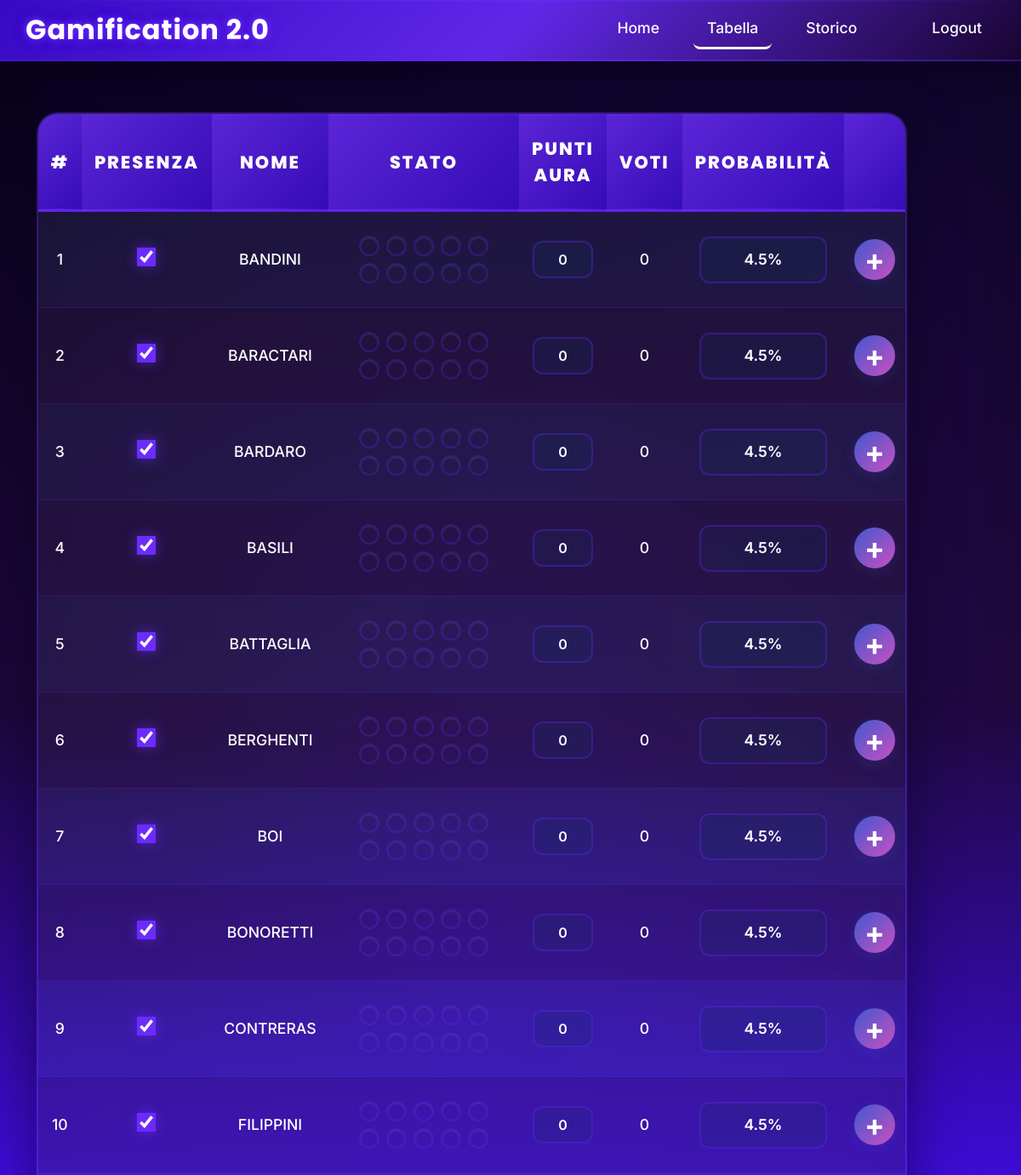
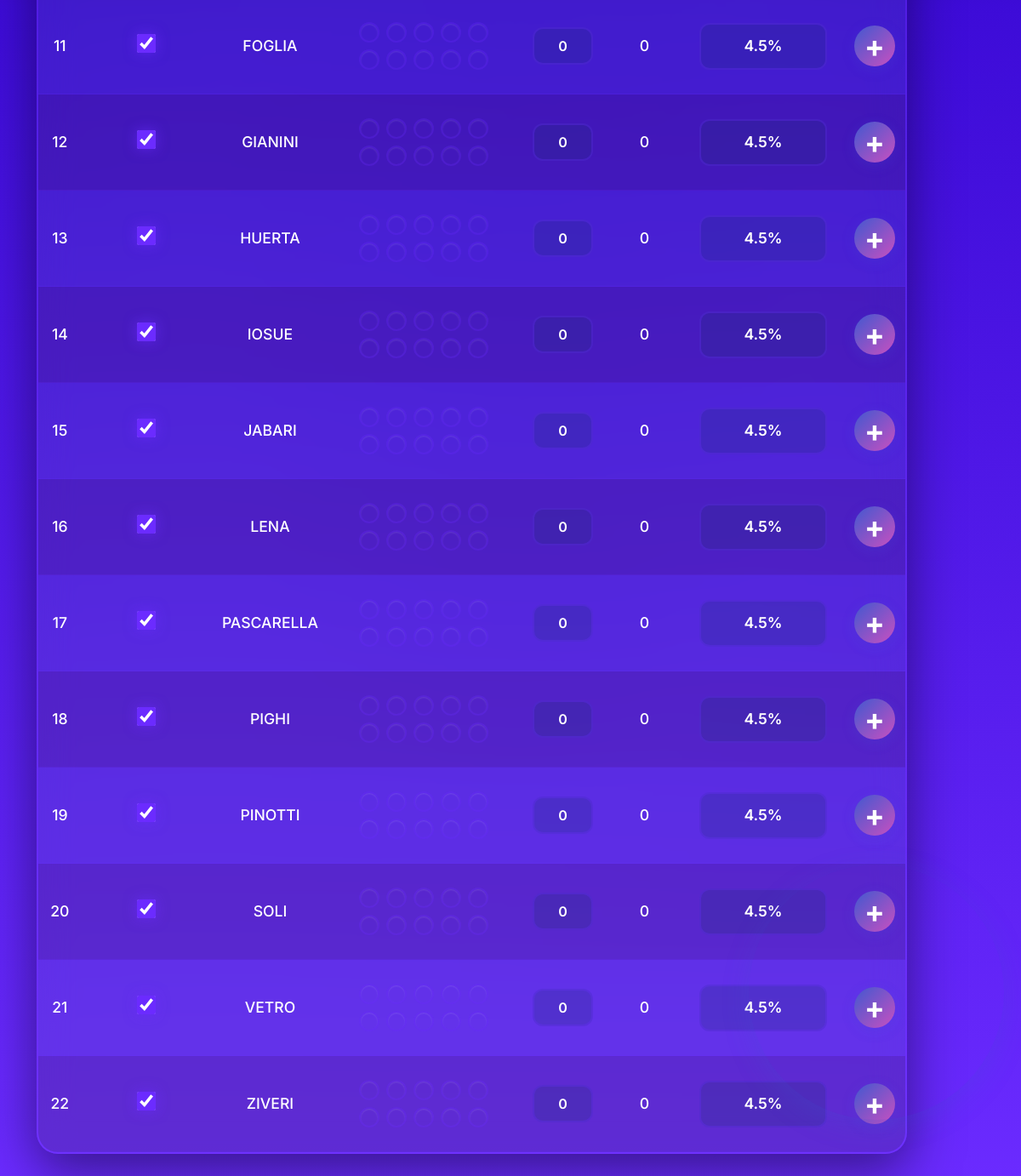
The app's page /tabella (signed in) with its own data (2 pictures, top to bottom).
### models.py (models this page shows)
class Tabella(db.Model):
    id = db.Column(db.Integer, primary_key=True)
    cognome = db.Column(db.String(100), unique=True, nullable=False)
    checked = db.Column(db.Boolean, default=False, nullable=False)
    punti = db.Column(db.Integer, default=0, nullable=False)
    probabilita = db.Column(db.Float, default=0.0, nullable=False)
    stato = db.Column(db.String(20), default='-'*20, nullable=False)  # 20 chars: -- empty, Gf green facile, etc.

### views.py (the view, shortened to what this page needs)
@views.route('/tabella')
@login_required
def tabella():
    from flask_login import current_user
    tabella_data = Tabella.query.all()
    names = [row.cognome for row in tabella_data]
    return render_template('tabella.html', tabella_data=tabella_data, names=names, user=current_user)

### __init__.py (called while the page is built)
def create_app():
    app = Flask(__name__)
    app.config['SECRET_KEY'] = 'x-Eteyefh4gpmU5pbxdxPEi1HdXQ9o4vDCdoKpB0ojRMu36zhs665lJbtkYk8n3l5a9Lo7N3ae7h-J1o_nZ79g'
    app.config['SQLALCHEMY_DATABASE_URI'] = f'sqlite:///{DB_NAME}'
    db.init_app(app)
    from .views import views
    from .auth import auth
    app.register_blueprint(views, url_prefix='/')
    app.register_blueprint(auth, url_prefix='/')
    from .models import User
    with app.app_context():
        db.create_all()
    login_manager = LoginManager()
    login_manager.login_view = 'auth.login'
    login_manager.init_app(app)
    @login_manager.user_loader
    def load_user(id):
        return User.query.get(int(id))
    return app

### templates/tabella.html (shortened to what this page needs)
{% extends "base.html" %}
{% block content %}
<div class="tabella-container">
  <table class="tabella-moderna">
    <thead>
      <tr>
        <th style="width: 12.5%;">#</th>
        <th style="width: 12.5%;">Presenza</th>
        <th style="width: 12.5%;">Nome</th>
        <th style="width: 12.5%;">Stato</th>
        <th style="width: 12.5%;">Punti Aura</th>
        <th style="width: 12.5%;">Voti</th>
        <th style="width: 12.5%;">Probabilità</th>
        <th style="width: 10%;"></th>
      </tr>
    </thead>
    <tbody>
      {% for row in tabella_data %}
      <tr data-id="{{ row.id }}">
        <td>{{ row.id }}</td>
        <td><input type="checkbox" {% if row.checked %}checked{% endif %} class="presence-checkbox" data-row="{{ row.id }}"></td>
        <td>{{ row.cognome }}</td>
        <td>
          <div class="stato-cerchi">
            {% set slots = (row.stato | length) // 2 %}
          </div>
        </td>
  <td><input type="text" value="{{ row.punti }}" class="input-punti" readonly data-row="{{ row.id }}"></td>
  <td><span class="voto-display" data-row="{{ row.id }}">0</span></td>
  <td><input type="text" value="{{ row.probabilita }}%" class="input-prob" readonly data-row="{{ row.id }}"></td>
        <td><button class="btn-plus" data-row="{{ row.id }}" aria-label="Aumenta" title="Aumenta" style="font-size:2.2rem; font-weight:700; color:#fff; background:linear-gradient(135deg,#4158d0,#c850c0); border:none; border-radius:50%; width:48px; height:48px; box-shadow:0 4px 16px rgba(65,88,208,0.18); display:flex; align-items:center; justify-content:center; cursor:pointer; transition:transform 0.15s;">+</button></td>
      </tr>
      {% endfor %}
    </tbody>
  </table>
  <div style="margin-top: auto; text-align: left; margin-bottom: 20px; margin-left: 20px;">
    <button id="resetBtn" style="background: linear-gradient(135deg,#f44336,#d32f2f); color: #fff; border: none; border-radius: 8px; padding: 10px 16px; font-size: 0.9rem; font-weight: 600; cursor: pointer; box-shadow: 0 4px 16px rgba(244,67,54,0.3); transition: transform 0.15s;">Reset Dati</button>
  </div>
</div>
<div style="position: fixed; bottom: 20px; right: 20px; z-index: 1000;">
  <div style="position: relative; width: 300px; height: 360px; display: flex; flex-direction: column; align-items: center; justify-content: flex-start;">
    <button id="diceBtn" class="dice-button-img" aria-label="Lancia il dado" style="background:none; border:none; padding:0; border-radius:50%; box-shadow:0 8px 32px rgba(65,88,208,0.22); cursor:pointer; width:300px; height:300px; display:flex; align-items:center; justify-content:center; overflow:hidden; position: relative;">
  <dotlottie-wc id="main-dice-lottie" src="https://lottie.host/be5df32d-5f20-4015-a1e4-b0b56c8934f8/PfUeITOeEI.lottie" style="width: 300px; height: 300px" autoplay loop></dotlottie-wc>
    </button>
  </div>
</div>
{% endblock %}

### templates/base.html (shortened to what this page needs)
<!DOCTYPE html>
<html>
  <head>
    <link
      rel="stylesheet"
      href="https://stackpath.bootstrapcdn.com/bootstrap/4.4.1/css/bootstrap.min.css"
    />
    <link
      rel="stylesheet"
      href="https://stackpath.bootstrapcdn.com/font-awesome/4.7.0/css/font-awesome.min.css"
    />
      <link rel="stylesheet" href="{{ url_for('static', filename='css/style.css') }}">
  </head>
  <body>
    <header style="width:100%; background: linear-gradient(-135deg, #c850c0, #4158d0); color:#fff; padding:0; margin-bottom:20px;">
      <div class="container-fluid" style="display:flex; align-items:center; justify-content:space-between; height:70px;">
        <div style="font-size:2rem; font-weight:700; letter-spacing:1px;">Gamification 2.0</div>
        <nav style="display:flex; gap:24px;">
          <div style="display:flex; gap:24px;">
            {% if request.path in ['/', '/login', '/sign-up'] %}
              <a href="/" style="color:#fff; font-size:1.1rem; text-decoration:none; font-weight:500; border-bottom:{% if request.path=='/' %}3px solid #fff{% else %}none{% endif %}; padding-bottom:2px;">Start</a>
              <a href="/login" style="color:#fff; font-size:1.1rem; text-decoration:none; font-weight:500; border-bottom:{% if request.path=='/login' %}3px solid #fff{% else %}none{% endif %}; padding-bottom:2px;">Login</a>
              <a href="/sign-up" style="color:#fff; font-size:1.1rem; text-decoration:none; font-weight:500; border-bottom:{% if request.path=='/sign-up' %}3px solid #fff{% else %}none{% endif %}; padding-bottom:2px;">Sign Up</a>
            {% elif request.path == '/tabella' %}
              <a href="/home" style="color:#fff; font-size:1.1rem; text-decoration:none; font-weight:500; border-bottom:{% if request.path=='/home' %}3px solid #fff{% else %}none{% endif %}; padding-bottom:2px;">Home</a>
              <a href="/tabella" style="color:#fff; font-size:1.1rem; text-decoration:none; font-weight:500; border-bottom:3px solid #fff; padding-bottom:2px;">Tabella</a>
              <a href="/storico" style="color:#fff; font-size:1.1rem; text-decoration:none; font-weight:500; padding-bottom:2px;">Storico</a>
              <a href="/logout" style="color:#fff; font-size:1.1rem; text-decoration:none; font-weight:500; margin-left:32px;">Logout</a>
            {% endif %}
          </div>
        </nav>
      </div>
    </header>
    <div class="container">{% block content %} {% endblock %}</div>
  </body>
</html>

### records on screen
Tabella: id "1", checked "☑", cognome "BANDINI", punti "0", probabilita "4.5%"
Tabella: id "2", checked "☑", cognome "BARACTARI", punti "0", probabilita "4.5%"
Tabella: id "3", checked "☑", cognome "BARDARO", punti "0", probabilita "4.5%"
Tabella: id "4", checked "☑", cognome "BASILI", punti "0", probabilita "4.5%"
Tabella: id "5", checked "☑", cognome "BATTAGLIA", punti "0", probabilita "4.5%"
Tabella: id "6", checked "☑", cognome "BERGHENTI", punti "0", probabilita "4.5%"
Tabella: id "7", checked "☑", cognome "BOI", punti "0", probabilita "4.5%"
Tabella: id "8", checked "☑", cognome "BONORETTI", punti "0", probabilita "4.5%"
Tabella: id "9", checked "☑", cognome "CONTRERAS", punti "0", probabilita "4.5%"
Tabella: id "10", checked "☑", cognome "FILIPPINI", punti "0", probabilita "4.5%"
Tabella: id "11", checked "☑", cognome "FOGLIA", punti "0", probabilita "4.5%"
Tabella: id "12", checked "☑", cognome "GIANINI", punti "0", probabilita "4.5%"
Tabella: id "13", checked "☑", cognome "HUERTA", punti "0", probabilita "4.5%"
Tabella: id "14", checked "☑", cognome "IOSUE", punti "0", probabilita "4.5%"
Tabella: id "15", checked "☑", cognome "JABARI", punti "0", probabilita "4.5%"
Tabella: id "16", checked "☑", cognome "LENA", punti "0", probabilita "4.5%"
Tabella: id "17", checked "☑", cognome "PASCARELLA", punti "0", probabilita "4.5%"
Tabella: id "18", checked "☑", cognome "PIGHI", punti "0", probabilita "4.5%"
Tabella: id "19", checked "☑", cognome "PINOTTI", punti "0", probabilita "4.5%"
Tabella: id "20", checked "☑", cognome "SOLI", punti "0", probabilita "4.5%"
Tabella: id "21", checked "☑", cognome "VETRO", punti "0", probabilita "4.5%"
Tabella: id "22", checked "☑", cognome "ZIVERI", punti "0", probabilita "4.5%"
